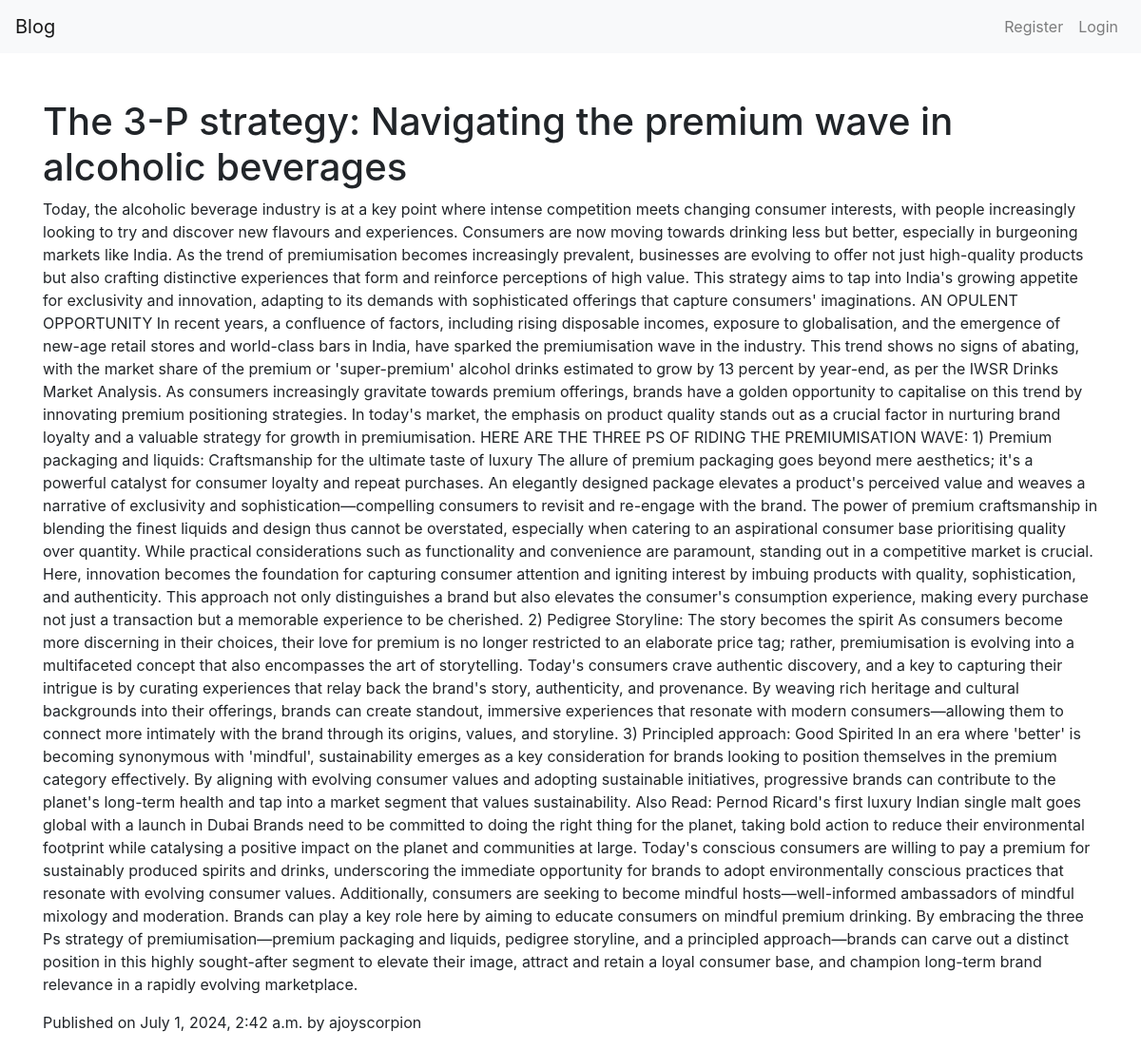
Screenshot of /blogDetails/12/ with the database file from the repository.
### blog/models.py (models this page shows)
class BlogPost(models.Model):
    title = models.CharField(max_length=200)
    content = models.TextField()
    publication_date = models.DateTimeField(auto_now_add=True)
    author = models.ForeignKey(User, on_delete=models.CASCADE)
    def __str__(self):
        return self.title

### blog/views.py (the view)
# urls.py: path('blogDetails/<int:pk>/',views.blogDetails,name='blogDetails'),
def blogDetails(request,pk):
    post = get_object_or_404(BlogPost,pk=pk)
    print(post)
    return render(request,'blogDetails.html',{'post':post})

### templates/blogDetails.html (shortened to what this page needs)
{% extends 'base.html' %}
{% block content %}
    <h1>{{ post.title }}</h1>
    <p>{{ post.content }}</p>
    <p>Published on {{ post.publication_date }} by {{ post.author }}</p>
{% endblock %}

### rows the page displays
BlogPost: title "The 3-P strategy: Navigating the premium wave in alcoholic beverages", content "Today, the alcoholic beverage industry is at a key point where intense competition meets changing consumer interests, with people increasingly looking to try and discover new flavours and experiences. Consumers are now moving towards drinking less but better, especially in burgeoning markets like India. As the trend of premiumisation becomes increasingly prevalent, businesses are evolving to offer not just high-quality products but also crafting distinctive experiences that form and reinforce perceptions of high value. This strategy aims to tap into India's growing appetite for exclusivity and innovation, adapting to its demands with sophisticated offerings that capture consumers'…", publication_date "July 1, 2024, 2:42 a.m.", author "ajoyscorpion"
